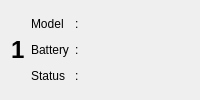
<?xml version="1.0" encoding="UTF-8"?>
<ui version="4.0">
 <class>Form</class>
 <widget class="QWidget" name="Form">
  <property name="windowTitle">
   <string>Form</string>
  </property>
  <layout class="QGridLayout" name="gridLayout" columnstretch="0,0,0,0,1">
   <property name="verticalSpacing">
    <number>0</number>
   </property>
   <item row="2" column="1">
    <widget class="QLabel" name="battery_label">
     <property name="text">
      <string>Battery</string>
     </property>
    </widget>
   </item>
   <item row="1" column="1">
    <widget class="QLabel" name="model_label">
     <property name="text">
      <string>Model</string>
     </property>
    </widget>
   </item>
   <item row="2" column="3" colspan="2">
    <widget class="QLabel" name="battery_text">
     <property name="text">
      <string/>
     </property>
    </widget>
   </item>
   <item row="3" column="3">
    <widget class="QLabel" name="status_text">
     <property name="text">
      <string/>
     </property>
    </widget>
   </item>
   <item row="3" column="2">
    <widget class="QLabel" name="colon_3">
     <property name="text">
      <string>:</string>
     </property>
    </widget>
   </item>
   <item row="1" column="2">
    <widget class="QLabel" name="colon_1">
     <property name="text">
      <string>:</string>
     </property>
    </widget>
   </item>
   <item row="1" column="3" colspan="2">
    <widget class="QLabel" name="model_text">
     <property name="text">
      <string/>
     </property>
    </widget>
   </item>
   <item row="3" column="1">
    <widget class="QLabel" name="status_label">
     <property name="text">
      <string>Status</string>
     </property>
    </widget>
   </item>
   <item row="2" column="2">
    <widget class="QLabel" name="colon_2">
     <property name="text">
      <string>:</string>
     </property>
    </widget>
   </item>
   <item row="1" column="0" rowspan="3">
    <widget class="QLabel" name="id_text">
     <property name="font">
      <font>
       <pointsize>18</pointsize>
       <bold>true</bold>
      </font>
     </property>
     <property name="text">
      <string>1</string>
     </property>
     <property name="margin">
      <number>5</number>
     </property>
    </widget>
   </item>
  </layout>
 </widget>
 <resources/>
 <connections/>
</ui>
